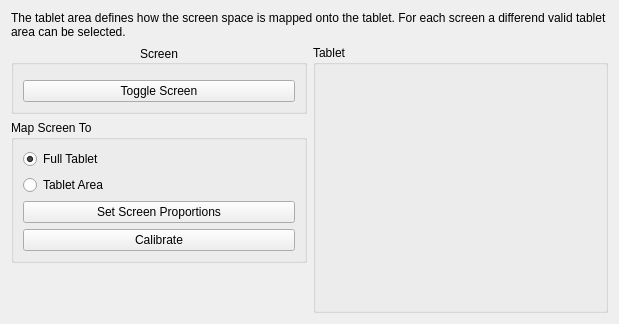
<?xml version="1.0" encoding="UTF-8"?>
<ui version="4.0">
 <class>TabletAreaSelectionView</class>
 <widget class="QWidget" name="TabletAreaSelectionView">
  <property name="geometry">
   <rect>
    <x>0</x>
    <y>0</y>
    <width>619</width>
    <height>324</height>
   </rect>
  </property>
  <property name="windowTitle">
   <string>Form</string>
  </property>
  <layout class="QVBoxLayout" name="verticalLayout_4">
   <item>
    <widget class="QLabel" name="label">
     <property name="text">
      <string>The tablet area defines how the screen space is mapped onto the tablet. For each screen a differend valid tablet area can be selected.</string>
     </property>
     <property name="wordWrap">
      <bool>true</bool>
     </property>
    </widget>
   </item>
   <item>
    <layout class="QHBoxLayout" name="horizontalLayout">
     <item>
      <layout class="QVBoxLayout" name="controlsLayout">
       <item>
        <widget class="QGroupBox" name="screenGroupBox">
         <property name="title">
          <string>Screen</string>
         </property>
         <property name="alignment">
          <set>Qt::AlignCenter</set>
         </property>
         <layout class="QVBoxLayout" name="verticalLayout">
          <item>
           <layout class="QHBoxLayout" name="screenCenterLayout">
            <item>
             <widget class="Wacom::AreaSelectionWidget" name="screenArea" native="true"/>
            </item>
           </layout>
          </item>
          <item>
           <widget class="QPushButton" name="screenToggleButton">
            <property name="toolTip">
             <string>Toggle between fullscreen and each single screen.</string>
            </property>
            <property name="text">
             <string>Toggle Screen</string>
            </property>
           </widget>
          </item>
         </layout>
        </widget>
       </item>
       <item>
        <widget class="QGroupBox" name="controlsGroupBox">
         <property name="toolTip">
          <string>Select the valid tablet area used for the selected screen space.</string>
         </property>
         <property name="title">
          <string>Map Screen To</string>
         </property>
         <layout class="QVBoxLayout" name="verticalLayout_2">
          <item>
           <widget class="QRadioButton" name="fullTabletRadioButton">
            <property name="text">
             <string>Full Tablet</string>
            </property>
            <property name="checked">
             <bool>true</bool>
            </property>
           </widget>
          </item>
          <item>
           <widget class="QRadioButton" name="tabletAreaRadioButton">
            <property name="text">
             <string>Tablet Area</string>
            </property>
           </widget>
          </item>
          <item>
           <widget class="QPushButton" name="forceProportionsButton">
            <property name="toolTip">
             <string>Set the tablet area proportional to the selected screen area.</string>
            </property>
            <property name="text">
             <string>Set Screen Proportions</string>
            </property>
           </widget>
          </item>
          <item>
           <widget class="QPushButton" name="calibrateButton">
            <property name="text">
             <string>Calibrate</string>
            </property>
           </widget>
          </item>
         </layout>
        </widget>
       </item>
       <item>
        <spacer name="controlsFreeSpacer">
         <property name="orientation">
          <enum>Qt::Vertical</enum>
         </property>
         <property name="sizeType">
          <enum>QSizePolicy::Expanding</enum>
         </property>
         <property name="sizeHint" stdset="0">
          <size>
           <width>1</width>
           <height>5</height>
          </size>
         </property>
        </spacer>
       </item>
      </layout>
     </item>
     <item>
      <widget class="QGroupBox" name="tabletGroupBox">
       <property name="title">
        <string>Tablet</string>
       </property>
       <layout class="QVBoxLayout" name="verticalLayout_3">
        <item>
         <layout class="QHBoxLayout" name="areaCenterLayout">
          <item>
           <widget class="Wacom::AreaSelectionWidget" name="areaWidget" native="true">
            <property name="sizePolicy">
             <sizepolicy hsizetype="Preferred" vsizetype="Preferred">
              <horstretch>0</horstretch>
              <verstretch>0</verstretch>
             </sizepolicy>
            </property>
           </widget>
          </item>
         </layout>
        </item>
        <item>
         <widget class="QLabel" name="warningLabel">
          <property name="text">
           <string/>
          </property>
          <property name="alignment">
           <set>Qt::AlignHCenter|Qt::AlignTop</set>
          </property>
         </widget>
        </item>
       </layout>
      </widget>
     </item>
    </layout>
   </item>
  </layout>
 </widget>
 <customwidgets>
  <customwidget>
   <class>Wacom::AreaSelectionWidget</class>
   <extends>QWidget</extends>
   <header>areaselectionwidget.h</header>
   <container>1</container>
  </customwidget>
 </customwidgets>
 <resources/>
 <connections>
  <connection>
   <sender>calibrateButton</sender>
   <signal>clicked()</signal>
   <receiver>TabletAreaSelectionView</receiver>
   <slot>onCalibrateClicked()</slot>
   <hints>
    <hint type="sourcelabel">
     <x>100</x>
     <y>185</y>
    </hint>
    <hint type="destinationlabel">
     <x>199</x>
     <y>149</y>
    </hint>
   </hints>
  </connection>
  <connection>
   <sender>forceProportionsButton</sender>
   <signal>clicked()</signal>
   <receiver>TabletAreaSelectionView</receiver>
   <slot>onForceProportionsClicked()</slot>
   <hints>
    <hint type="sourcelabel">
     <x>100</x>
     <y>160</y>
    </hint>
    <hint type="destinationlabel">
     <x>199</x>
     <y>149</y>
    </hint>
   </hints>
  </connection>
  <connection>
   <sender>fullTabletRadioButton</sender>
   <signal>toggled(bool)</signal>
   <receiver>TabletAreaSelectionView</receiver>
   <slot>onFullTabletSelected(bool)</slot>
   <hints>
    <hint type="sourcelabel">
     <x>100</x>
     <y>110</y>
    </hint>
    <hint type="destinationlabel">
     <x>199</x>
     <y>149</y>
    </hint>
   </hints>
  </connection>
  <connection>
   <sender>tabletAreaRadioButton</sender>
   <signal>toggled(bool)</signal>
   <receiver>TabletAreaSelectionView</receiver>
   <slot>onTabletAreaSelected(bool)</slot>
   <hints>
    <hint type="sourcelabel">
     <x>100</x>
     <y>135</y>
    </hint>
    <hint type="destinationlabel">
     <x>199</x>
     <y>149</y>
    </hint>
   </hints>
  </connection>
  <connection>
   <sender>screenToggleButton</sender>
   <signal>clicked()</signal>
   <receiver>TabletAreaSelectionView</receiver>
   <slot>onScreenToggle()</slot>
   <hints>
    <hint type="sourcelabel">
     <x>150</x>
     <y>96</y>
    </hint>
    <hint type="destinationlabel">
     <x>299</x>
     <y>130</y>
    </hint>
   </hints>
  </connection>
 </connections>
 <slots>
  <slot>onCalibrateClicked()</slot>
  <slot>onForceProportionsClicked()</slot>
  <slot>onFullTabletSelected(bool)</slot>
  <slot>onTabletAreaSelected(bool)</slot>
  <slot>onScreenToggle()</slot>
 </slots>
</ui>
